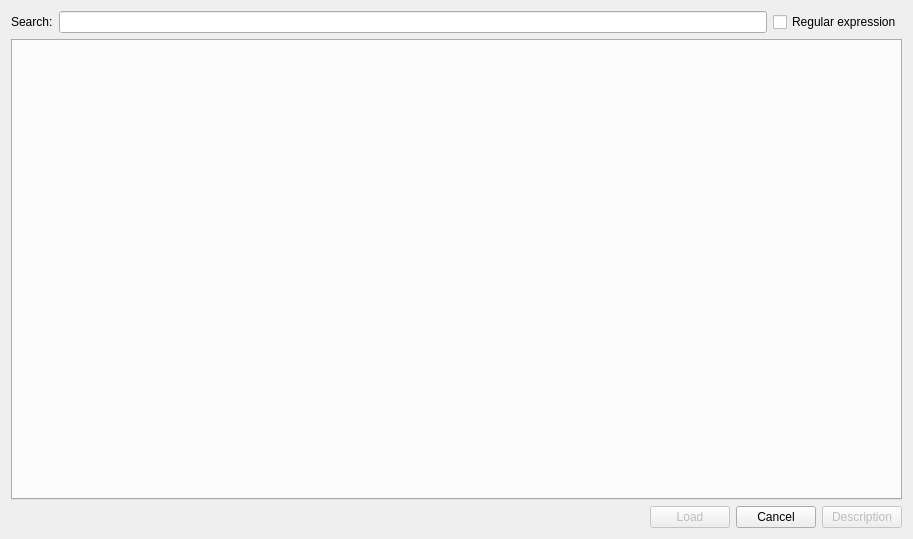
<?xml version="1.0" encoding="UTF-8"?>
<ui version="4.0">
 <class>ModelDialog</class>
 <widget class="QDialog" name="ModelDialog">
  <property name="geometry">
   <rect>
    <x>0</x>
    <y>0</y>
    <width>913</width>
    <height>539</height>
   </rect>
  </property>
  <property name="windowTitle">
   <string>Model Library Explorer</string>
  </property>
  <layout class="QVBoxLayout" name="verticalLayout">
   <item>
    <layout class="QHBoxLayout" name="horizontalLayout">
     <item>
      <widget class="QLabel" name="label">
       <property name="text">
        <string>Search:</string>
       </property>
      </widget>
     </item>
     <item>
      <widget class="QLineEdit" name="lineEdit"/>
     </item>
     <item>
      <widget class="QCheckBox" name="cbRegEx">
       <property name="text">
        <string>Regular expression</string>
       </property>
      </widget>
     </item>
    </layout>
   </item>
   <item>
    <widget class="QTabWidget" name="tabWidget">
     <property name="tabPosition">
      <enum>QTabWidget::North</enum>
     </property>
     <property name="tabShape">
      <enum>QTabWidget::Rounded</enum>
     </property>
     <property name="currentIndex">
      <number>-1</number>
     </property>
    </widget>
   </item>
   <item>
    <layout class="QHBoxLayout" name="horizontalLayout_2">
     <item>
      <spacer name="horizontalSpacer_2">
       <property name="orientation">
        <enum>Qt::Horizontal</enum>
       </property>
       <property name="sizeHint" stdset="0">
        <size>
         <width>40</width>
         <height>20</height>
        </size>
       </property>
      </spacer>
     </item>
     <item>
      <widget class="QPushButton" name="pbLoad">
       <property name="enabled">
        <bool>false</bool>
       </property>
       <property name="text">
        <string>Load</string>
       </property>
      </widget>
     </item>
     <item>
      <widget class="QPushButton" name="pbCancel">
       <property name="text">
        <string>Cancel</string>
       </property>
      </widget>
     </item>
     <item>
      <widget class="QPushButton" name="pbDescription">
       <property name="enabled">
        <bool>false</bool>
       </property>
       <property name="text">
        <string>Description</string>
       </property>
      </widget>
     </item>
    </layout>
   </item>
  </layout>
 </widget>
 <resources/>
 <connections/>
</ui>
